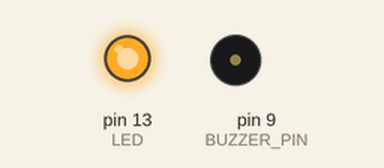
Simulated run of this sketch. Board: Arduino Uno, built with avr-gcc and run on an emulated ATmega328P. Shown: output pins drawn as LEDs (lit = HIGH), buzzer (waves = sounding).

Above: at 0.55 s.
At 2.0 s:
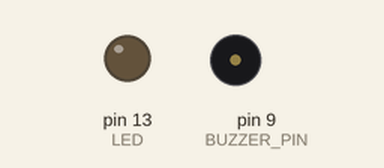
At 6.15 s:
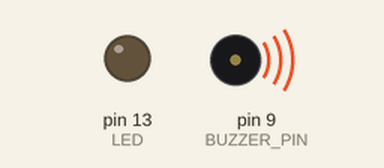
Timing chart, 0 to 7.2 s (numbered marks = the images above):
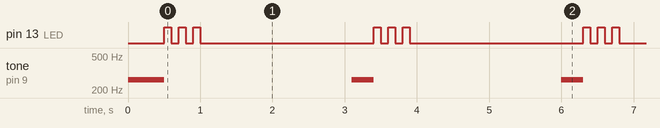

The sketch:

arduino_buzzerBasic.ino
```cpp
/* ----------------------------------------------------------------------------

arduino_buzzerBasic.ino

Example sketch showing the basic use of the buzzer included with the SparkFun Inventor’s Kit

Created: 09/29/16
   - Joshua Vaughan
   - joshua.vaughan@louisiana.edu
   - http://www.ucs.louisiana.edu/~jev9637

 Modified:
   *

---------------------------------------------------------------------------- */

// Define the pin number of the buzzer and LED
// We do so here rather than just typing the pin numbers directly to:
//  * Make the code more readable
//  * Make it easier to change the pin number later. We'd only have to change
//    the number here.
const int BUZZER_PIN = 9;
const int LED = 13;

const int buzzer_freq = 262; // a C note


void setup() {
  // put your setup code here, to run once:

  // define the buzzer pin as an output
  pinMode(BUZZER_PIN, OUTPUT);

  // Let's also set up the onboard LED as an output
  pinMode(LED, OUTPUT);

  // Now, let's beep once to let us know the set up function finished
  // We'll do it manually here, rather than use the beepNtimes() function
  tone(BUZZER_PIN, buzzer_freq, 250);   // output a tone for 250ms
  delay(250);                           // wait for the tone command to finish
  tone(BUZZER_PIN, buzzer_freq, 250);   // output a tone for 250ms
  delay(250);                           // wait for the tone command to finish
}

void loop() {
  // put your main code here, to run repeatedly:

  // Toggle the LED 3 times to let us know we're in the main loop
  for (int counter = 0; counter < 3; counter++) {
    digitalWrite(LED, HIGH);
    delay(100);
    digitalWrite(LED, LOW);
    delay(100);
  }

  // Add a 2s delay in place of some longer running code we might have in a
  // "real" program
  delay(2000);

  // Now let's use the function we wrote below, called beepNtimes to beep
  // 3 times, letting us know the loop funciton is now "looping" back to the
  // beginning
  beepNtimes(BUZZER_PIN, buzzer_freq, 3);
}


void beepNtimes(int pin, int freq, int number_of_beeps) {
    // Function to beep the buzzer N times when called, with 100ms between beeps
    // Note that this is a "blocking" function. It takes a nonzero amount of time
    // to run, during which nothing else is happening.
    //
    // Arguments:
    //    pin - the pin the buzzer is attached to
    //    freq - the frequency to buzz/beep at
    //    number_of_beeps - the number of times to beep

    for (int counter = 0; counter < number_of_beeps; counter++) {
        tone(pin, freq, 100);   // output a tone for 100ms
        delay(100);             // wait for the tone command to finish
    }
}
```

Measured:
- by itself, pin 13 (LED): repeats every 2.9 s: 2 × (LOW 0.10 s, HIGH 0.10 s), LOW 2.4 s, HIGH 0.10 s
- by itself, tone on pin 9 (BUZZER_PIN): repeats every 2.9 s: silent 2.6 s, 262 Hz 0.30 s
